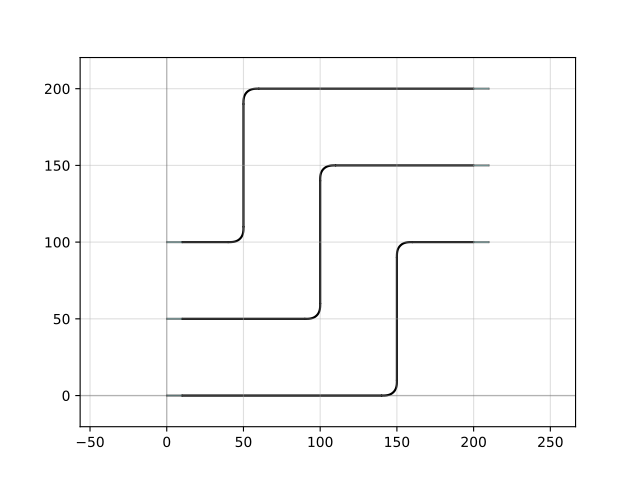

Write the Python code that produced this figure.
import gdsfactory as gf

c = gf.Component("get_route_from_steps_sample")
w = gf.components.array(
    gf.partial(gf.components.straight, layer=(2, 0)),
    rows=3,
    columns=1,
    spacing=(0, 50),
)

left = c << w
right = c << w
right.move((200, 100))
p1 = left.get_ports_list(orientation=0)
p2 = right.get_ports_list(orientation=180)

routes = gf.routing.get_bundle_from_steps(
    p1,
    p2,
    steps=[{"x": 150}],
)

for route in routes:
    c.add(route.references)
c.plot()
c.show(show_ports=True)
